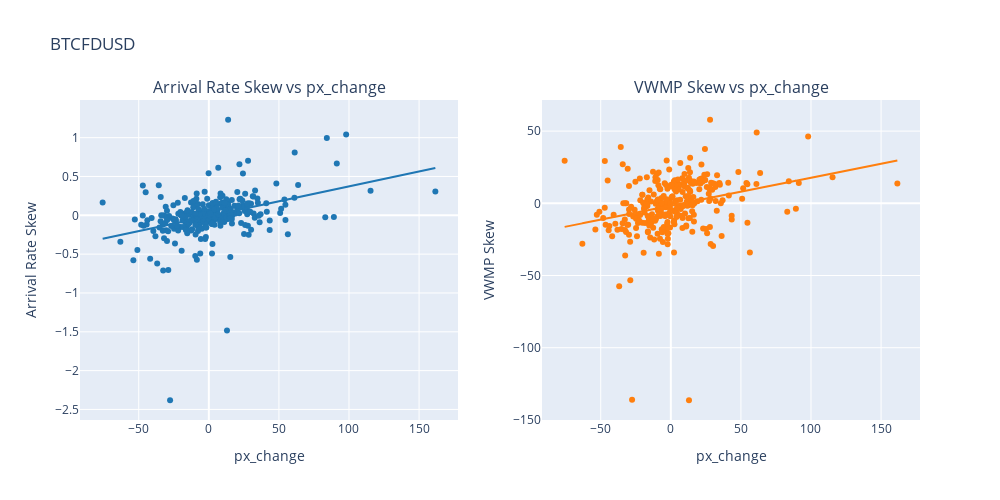

Here is the notebook cell this chart was saved with:
### Code cell
xcol = 'px_change'
a1, b1 = np.polyfit(df[xcol].to_numpy(), df['ar_skew'].to_numpy(), 1)
a2, b2 = np.polyfit(df[xcol].to_numpy(), df['skew'].to_numpy(), 1)

fig = make_subplots(
    rows=1, cols=2,
    subplot_titles=[
        f'Arrival Rate Skew vs {xcol}',     
        f'VWMP Skew vs {xcol}',             
    ],     
)
fig.update_layout(
    title=symbol,
    width=1000, height=500,
    showlegend=False,
    xaxis_title=xcol,
    xaxis2_title=xcol,
    yaxis_title="Arrival Rate Skew",    
    yaxis2_title="VWMP Skew",
)

colors = plotly.colors.DEFAULT_PLOTLY_COLORS
fig.add_trace(go.Scatter(x=df[xcol], y=df['ar_skew'], mode='markers', marker=dict(color=colors[0])), row=1, col=1)
fig.add_trace(go.Scatter(x=df[xcol], y=(a1*df[xcol] + b1), marker=dict(color=colors[0]), mode='lines'), row=1, col=1)             

fig.add_trace(go.Scatter(x=df[xcol], y=df['skew'], mode='markers', marker=dict(color=colors[1])), row=1, col=2)
fig.add_trace(go.Scatter(x=df[xcol], y=(a2*df[xcol] + b2), marker=dict(color=colors[1]), mode='lines'), row=1, col=2)

### Figure 1 — Plotly figure (JSON) as saved in the notebook; plotly's stock layout.template omitted (floating-point values rounded to 4 significant figures; data arrays with more than 128 entries replaced by an {"elided": "..."} marker saying what was removed)
{"data": [{"marker": {"color": "rgb(31, 119, 180)"}, "mode": "markers", "type": "scatter", "x": {"elided": "300 float values"}, "xaxis": "x", "y": {"elided": "300 float values"}, "yaxis": "y"}, {"marker": {"color": "rgb(31, 119, 180)"}, "mode": "lines", "type": "scatter", "x": {"elided": "300 float values"}, "xaxis": "x", "y": {"elided": "300 float values"}, "yaxis": "y"}, {"marker": {"color": "rgb(255, 127, 14)"}, "mode": "markers", "type": "scatter", "x": {"elided": "300 float values"}, "xaxis": "x2", "y": {"elided": "300 float values"}, "yaxis": "y2"}, {"marker": {"color": "rgb(255, 127, 14)"}, "mode": "lines", "type": "scatter", "x": {"elided": "300 float values"}, "xaxis": "x2", "y": {"elided": "300 float values"}, "yaxis": "y2"}], "layout": {"annotations": [{"font": {"size": 16}, "showarrow": false, "text": "Arrival Rate Skew vs px_change", "x": 0.225, "xanchor": "center", "xref": "paper", "y": 1, "yanchor": "bottom", "yref": "paper"}, {"font": {"size": 16}, "showarrow": false, "text": "VWMP Skew vs px_change", "x": 0.775, "xanchor": "center", "xref": "paper", "y": 1, "yanchor": "bottom", "yref": "paper"}], "height": 500, "showlegend": false, "title": {"text": "BTCFDUSD"}, "width": 1000, "xaxis": {"anchor": "y", "domain": [0, 0.45], "title": {"text": "px_change"}}, "xaxis2": {"anchor": "y2", "domain": [0.55, 1], "title": {"text": "px_change"}}, "yaxis": {"anchor": "x", "domain": [0, 1], "title": {"text": "Arrival Rate Skew"}}, "yaxis2": {"anchor": "x2", "domain": [0, 1], "title": {"text": "VWMP Skew"}}}}
